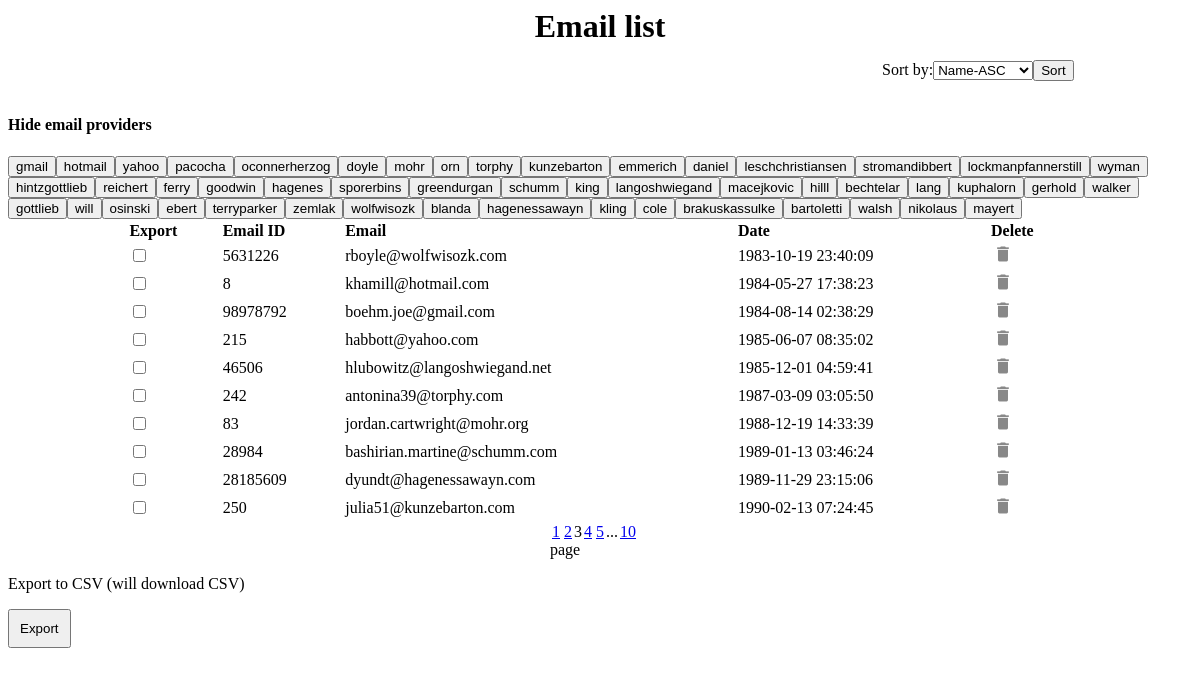
Page /email_list.php?pageNumber=3 on the committed database.
### tables this page shows
CREATE TABLE `emails` (
  `email_id` int(11) NOT NULL,
  `email` varchar(50) NOT NULL,
  `date` timestamp NOT NULL DEFAULT CURRENT_TIMESTAMP
);

### email_list.php (the view, shortened to what this page needs)
<?php
require_once ('includes/databasecontroll.php');
function getEmails($conn) {
    $sql = 'SELECT * FROM emails';
            if (!isset($_POST['order']) && !isset($_POST['filter'])) {
                $sql = 'SELECT * FROM emails ORDER BY date';
            }
    $currentPage = 1;
    if(isset($_GET['pageNumber'])){
    $currentPage = $_GET['pageNumber'];
    }
    $startPage = ($currentPage-1)*PERPAGE_LIMIT;
    $href = "/magebit/email_list.php?";
    $query =  $sql . " limit " . $startPage . "," . PERPAGE_LIMIT;
    $result = $conn->prepare($query);
    $result->execute();
    while($row=$result->fetch(PDO::FETCH_ASSOC)) {
    $emails[] = $row;
    }
    if(is_array($emails)){
    $emails["page_links"] = paginateResults($sql,$href,$conn);
    return $emails;
    }
    }
    function pagination($count, $href) {
    $output = '';
    if(PERPAGE_LIMIT != 0){
    $pages  = ceil($count/PERPAGE_LIMIT);
    }
    if($pages>1) {
    for($i=($_REQUEST["pageNumber"]-2); $i<=($_REQUEST["pageNumber"]+2); $i++)	{
        if($_REQUEST["pageNumber"] == $i){
            $output = $output . '<span id='.$i.' class="current">'.$i.'</span>';
        } else	{
            $output = $output . '<a href="' . $href . "pageNumber=".$i . '" class="page">'.$i.'</a>';
        }
    }
    if(($pages-($_REQUEST["pageNumber"]+2))>1) {
    $output = $output . '...';
    }
    if(($pages-($_REQUEST["pageNumber"]+2))>0) {
    if($_REQUEST["pageNumber"] == $pages){
        $output = $output . '<span id=' . ($pages) .' class="current">' . ($pages) .'</span>';
    }else	{
        $output = $output . '<a href="' . $href .  "pageNumber=" .($pages) .'" class="page">' . ($pages) .'</a>';
    }
    }
    }
    return $output;
    }
    function paginateResults($sql, $href,$conn) {
        $result = $conn->prepare($sql);
        $result->execute();
        $count=$result->rowCount();
        $page_links = pagination($count, $href);
        return $page_links;
    }
?>
<!DOCTYPE html>
<html lang="en">
<head>
    <link rel="stylesheet" href="css/email_list_styles.css">
</head>
<body>
    <table  style="width: 80%; margin:0 auto;">
        <h1>Email list</h1>
        <div id="kartot-produktus" style="width: 80%;
                                            height: 50px;
                                            margin: 0 auto;
                                            display: flex;
                                            align-items: center;
                                            justify-content: flex-end;">
        <form method="POST" class="kartot">
            <label for="kartot">Sort by:</label>
            <select name="kartot" size="1">
                <option value="email ASC"> Name-ASC </option>
            </select>
            <input type="submit" name="order" value="Sort" />
        </form>
    </div>
    <h4>Hide email providers</h4>
        <form method="POST" class="filter">
        <?php
            $query = "select DISTINCT (SUBSTRING_INDEX(SUBSTR(email, INSTR(email, '@') + 1),'.',1)) as DomainName from emails";
            $stmt = $conn->prepare($query);
            $stmt->execute();
            while($result=$stmt->fetch(PDO::FETCH_ASSOC)){
                $email = $result['DomainName'];
                echo "<input type='submit' name='filter' value='$email'/>";
            }
        ?>
        </form>
        <form action="includes/export.php" method="POST">
            <tr>
                <th style="text-align:left;">Export</th>
                <th style="text-align:left;">Email ID</th>
                <th style="text-align:left;">Email</th>
                <th style="text-align:left;">Date</th>
                <th style="text-align:left;">Delete</th>
            </tr>
            <?php
            $emails = getEmails($conn);
                if(is_array($emails)) {
                for($i=0;$i<count($emails)-1;$i++) {
                ?>
                <tr>
                    <td><?php echo " <input type='checkbox' name='data[]' value='{$emails[$i]['email_id']}' />"; ?></td>
                    <td><?php echo  $emails[$i]["email_id"]; ?></td>
                    <td><?php echo  $emails[$i]["email"]; ?></td>
                    <td><?php echo  $emails[$i]["date"]; ?></td>
                    <td><a href="email_list.php?action=del&email_id=<?php echo $emails[$i]["email_id"]; ?>">
                            <img src="images/icon-delete.png" alt="Remove Item" />
                        </a>
                    </td>
                </tr>
            <?php
            }
            ?>
    </table>
    <div class="pages">
<tr class="tableheader">
<td colspan="2"><?php echo $emails["page_links"]; ?></td>
</tr>
<span>page</span>
</div>
<?php
}
?>
<p>Export to CSV (will download CSV)</p>
    <input type="submit" name="export" value="Export" class="export_btn">
</body>
</html>

### css/email_list_styles.css (style rules this page uses)
.export_btn { padding: 10px; display: block; }
h1 { display: table; margin: 0 auto; }
.pages { width: 100px; margin: 0 auto; }
a { margin: 2px; }

### rows in the picture
emails: email_id "5631226", email "rboyle@wolfwisozk.com", date "1983-10-19 23:40:09"
emails: email_id "8", email "khamill@hotmail.com", date "1984-05-27 17:38:23"
emails: email_id "98978792", email "boehm.joe@gmail.com", date "1984-08-14 02:38:29"
emails: email_id "215", email "habbott@yahoo.com", date "1985-06-07 08:35:02"
emails: email_id "46506", email "hlubowitz@langoshwiegand.net", date "1985-12-01 04:59:41"
emails: email_id "242", email "antonina39@torphy.com", date "1987-03-09 03:05:50"
emails: email_id "83", email "jordan.cartwright@mohr.org", date "1988-12-19 14:33:39"
emails: email_id "28984", email "bashirian.martine@schumm.com", date "1989-01-13 03:46:24"
emails: email_id "28185609", email "dyundt@hagenessawayn.com", date "1989-11-29 23:15:06"
emails: email_id "250", email "julia51@kunzebarton.com", date "1990-02-13 07:24:45"

### other values in the picture
$output "..."
$pages "10"
